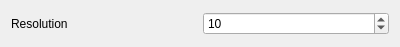
<?xml version="1.0" encoding="UTF-8"?>
<ui version="4.0">
 <class>RadialAnimationControlWidget</class>
 <widget class="QWidget" name="RadialAnimationControlWidget">
  <property name="geometry">
   <rect>
    <x>0</x>
    <y>0</y>
    <width>400</width>
    <height>47</height>
   </rect>
  </property>
  <property name="windowTitle">
   <string>Form</string>
  </property>
  <layout class="QGridLayout" name="gridLayout">
   <item row="0" column="0">
    <widget class="QLabel" name="label_2">
     <property name="text">
      <string>Resolution</string>
     </property>
    </widget>
   </item>
   <item row="0" column="1">
    <widget class="QSpinBox" name="resolutionSpinBox">
     <property name="toolTip">
      <string>The width of each &quot;spoke&quot; in vertical mode</string>
     </property>
     <property name="maximum">
      <number>255</number>
     </property>
     <property name="value">
      <number>10</number>
     </property>
    </widget>
   </item>
  </layout>
 </widget>
 <resources/>
 <connections/>
</ui>
